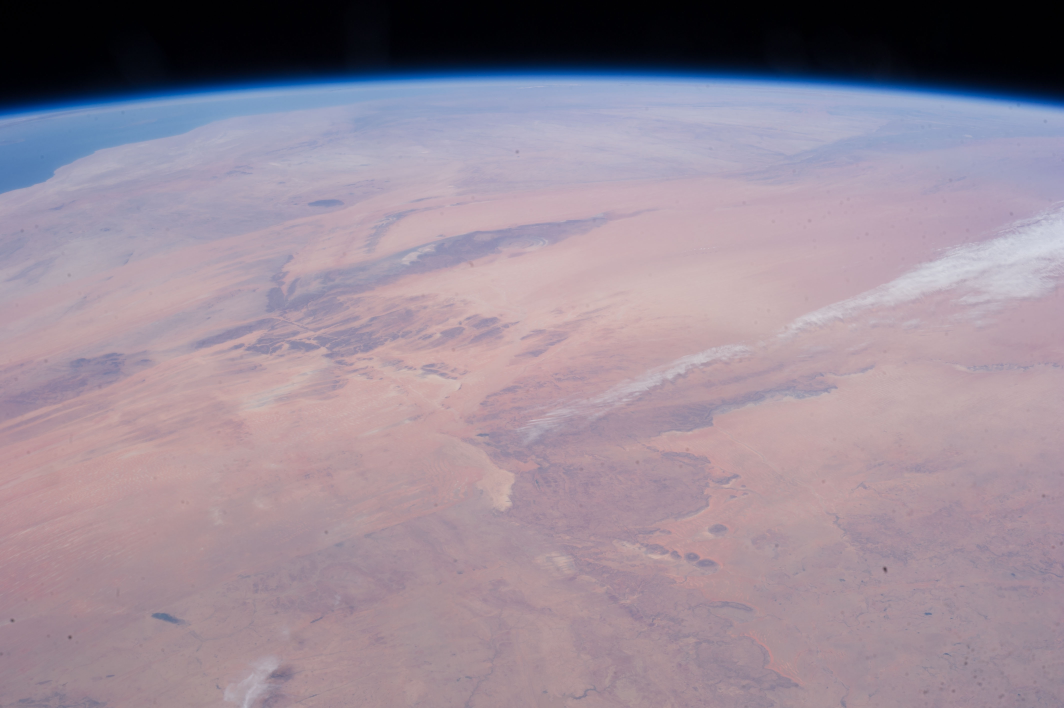
#> input picture test/common/assets/example_earth3.JPG, 4256 x 2832 px (shown at 1/4 size)
$ python -i image_analyzer.py   (imports and definitions only)
#> lines starting #> are read from the running program, lines starting #| are printed output that depends on the picture; after the words box and inside, x2 and y2 are one past the last pixel; in counts of white or black regions, pixels touching at a corner belong together
#!/usr/bin/env python3
"""
Image Analysis Engine

This module provides tools for analyzing rendered Earth images to extract
accurate statistics about Earth coverage, pixel counts, and visual content.
The analysis uses computer vision techniques to ensure measurements reflect
the actual rendered content rather than geometric approximations.

Features:
- Pixel-level Earth vs space classification
- Accurate area calculations for continuous objects
- Multiple analysis backends (OpenCV, PIL) with fallback support
- Color detection with tolerance for compression artifacts
- Statistical validation and error reporting

Classes:
    ImageAnalyzer: Main engine for image content analysis

The analysis pipeline:
1. Load rendered image from file
2. Apply color detection to identify Earth pixels
3. Count Earth vs space pixels for accurate statistics
4. Validate results and provide confidence metrics
"""

import logging
import numpy as np
from typing import Dict, Optional, Union
from pathlib import Path


class ImageAnalyzer:
    """
    Image analysis engine for Earth coverage statistics.

    This class analyzes rendered Earth images to provide accurate measurements
    of Earth coverage, treating Earth as a continuous solid object rather than
    discrete sample points. Multiple analysis backends ensure robust operation
    across different environments.

    Attributes:
        earth_color_rgb (np.ndarray): RGB color values for Earth (#4169E1)
        analysis_methods (list): Available analysis backends in order of preference

    Examples:
        >>> analyzer = ImageAnalyzer()
        >>> results = analyzer.analyze_earth_fill("earth_image.png")
        >>> print(f"Earth fills {results['earth_fill_percentage']:.2f}% of image")
    """

    def __init__(self):
        """Initialize the image analyzer with Earth color parameters."""
        # Earth color: Royal Blue (#4169E1 = RGB(65, 105, 225))
        self.earth_color_rgb = np.array([65, 105, 225])

        # Analysis backends in order of preference
        self.analysis_methods = ['opencv', 'pil']

    def analyze_earth_fill(self, image_path: Union[str, Path]) -> Optional[Dict]:
        """
        Analyze an Earth image to determine accurate fill percentage.

        This method uses pixel-level analysis to count Earth vs space pixels,
        providing much more accurate statistics than geometric approximations.
        Multiple analysis backends are tried in order of preference.

        Args:
            image_path: Path to the rendered Earth image file

        Returns:
            Dictionary with analysis results:
                - earth_fill_percentage: Percentage of image filled by Earth
                - earth_area_pixels: Number of pixels identified as Earth
                - total_pixels: Total number of pixels in image
                - analysis_method: Backend used for analysis
                - confidence: Analysis confidence level (if available)

            Returns None if analysis fails for all backends.

        Raises:
            FileNotFoundError: If image file does not exist
        """
        image_path = Path(image_path)
        if not image_path.exists():
            raise FileNotFoundError(f"Image file not found: {image_path}")

        # Try analysis methods in order of preference
        for method in self.analysis_methods:
            try:
                if method == 'opencv':
                    result = self._analyze_with_opencv(image_path)
                elif method == 'pil':
                    result = self._analyze_with_pil(image_path)
                else:
                    continue

                if result is not None:
                    result['analysis_method'] = method
                    return result

            except ImportError:
                logging.debug(f"Analysis method '{method}' not available (missing dependency)")
                continue
            except Exception as e:
                logging.warning(f"Analysis method '{method}' failed: {e}")
                continue

        logging.error("All image analysis methods failed")
        return None

    def _analyze_with_opencv(self, image_path: Path) -> Optional[Dict]:
        """
        Analyze image using OpenCV for color detection.

        OpenCV provides robust HSV color space analysis which is more reliable
        for color detection than RGB space, especially with compression artifacts.

        Args:
            image_path: Path to image file

        Returns:
            Analysis results dictionary or None if failed
        """
        try:
            import cv2
        except ImportError:
            raise ImportError("OpenCV (cv2) not available")

        # Load image
        image = cv2.imread(str(image_path))
#> image is the input picture: shape (2832, 4256, 3); mean B, G, R 151.7, 138.8, 153.1
        if image is None:
            logging.warning(f"OpenCV could not load image: {image_path}")
            return None

        # Convert to HSV for better color detection
        hsv = cv2.cvtColor(image, cv2.COLOR_BGR2HSV)
#> hsv: shape (2832, 4256, 3); mean H, S, V 148.8, 58, 162

        # Define HSV range for Earth color
        # RGB(65, 105, 225) → HSV(225°, 71%, 88%)
        # OpenCV HSV ranges: H[0,179], S[0,255], V[0,255]
        # Convert: H = 225 * 179/360 ≈ 112, S = 71 * 255/100 ≈ 181, V = 88 * 255/100 ≈ 224
        lower_blue = np.array([100, 120, 150])  # Permissive lower bound
        upper_blue = np.array([130, 255, 255])  # Permissive upper bound

        # Create mask for Earth pixels
        earth_mask = cv2.inRange(hsv, lower_blue, upper_blue)
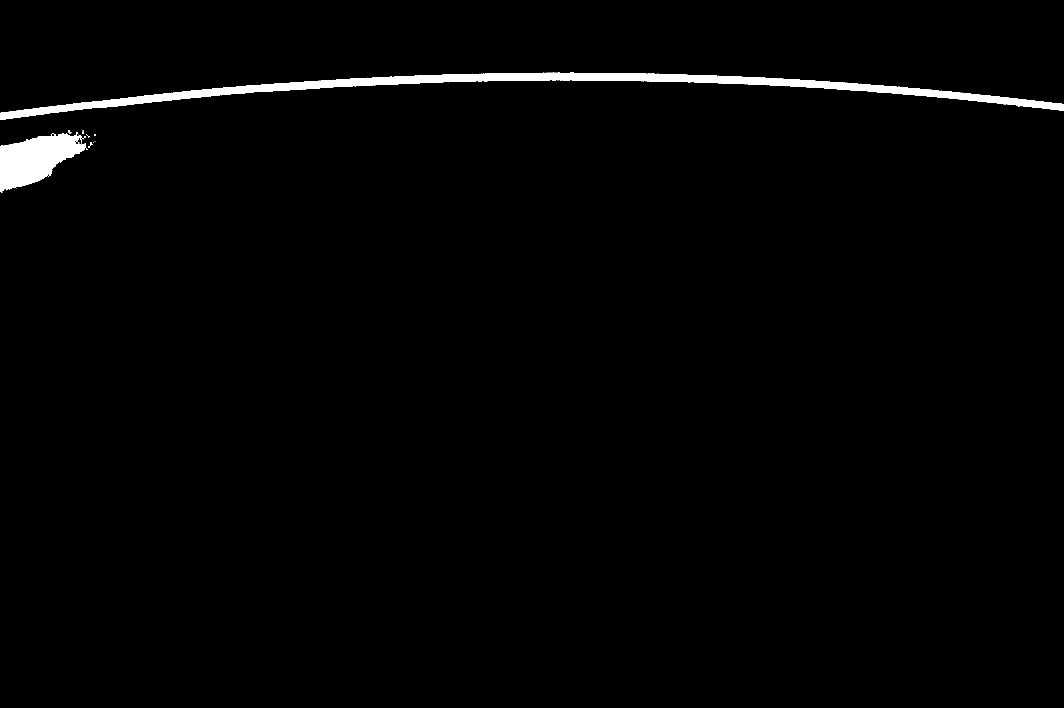
#> earth_mask: shape (2832, 4256) (shown at 1/4 size); 1.4% white; 25 white regions (16 under 20 px), largest, box (x1, y1, x2, y2) and area: (0, 291, 4256, 480) 120353, (0, 528, 347, 766) 47720, (274, 520, 285, 533) 82

        # Count pixels
        earth_pixels = np.sum(earth_mask > 0)
#> earth_pixels = 168570
        total_pixels = image.shape[0] * image.shape[1]
#> total_pixels = 12052992
        earth_fill_percentage = (earth_pixels / total_pixels) * 100
#> earth_fill_percentage = 1.4

        return {
            'earth_fill_percentage': earth_fill_percentage,
            'earth_area_pixels': earth_pixels,
            'total_pixels': total_pixels,
            'confidence': 'high'  # OpenCV HSV analysis is generally reliable
        }

    # [112 lines left out: functions _analyze_with_pil, validate_analysis, get_analysis_info, not called in this run]

>>> result = ImageAnalyzer().analyze_earth_fill('../../../../test/common/assets/example_earth3.JPG')
#> in analyze_earth_fill, `result = self._analyze_with_opencv(image_path)`: result = {'earth_fill_percentage': 1.4, 'earth_area_pixels': 168570, 'total_pixels': 12052992, 'confidence': 'high'}
#> result = {'earth_fill_percentage': 1.4, 'earth_area_pixels': 168570, 'total_pixels': 12052992, 'confidence': 'high', 'analysis_method': 'opencv'}
